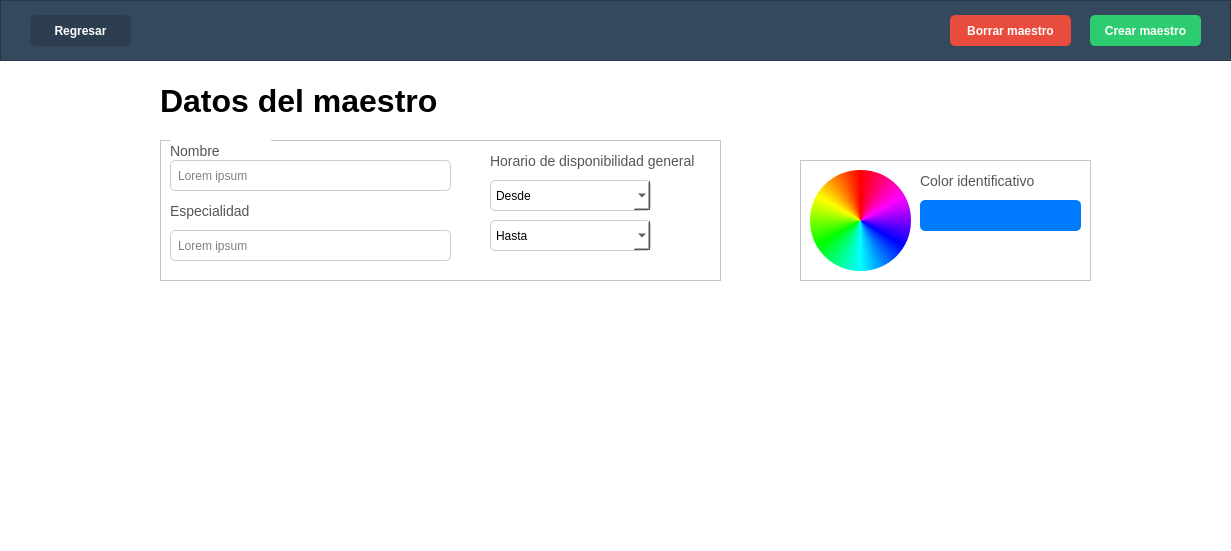
<?xml version="1.0" encoding="UTF-8"?>
<ui version="4.0">
 <class>TeacherDetailsWidget</class>
 <widget class="QWidget" name="TeacherDetailsWidget">
  <property name="geometry">
   <rect>
    <x>0</x>
    <y>0</y>
    <width>1231</width>
    <height>551</height>
   </rect>
  </property>
  <property name="windowTitle">
   <string>Form</string>
  </property>
  <property name="styleSheet">
   <string notr="true">background-color: white;</string>
  </property>
  <widget class="QFrame" name="topBar">
   <property name="geometry">
    <rect>
     <x>0</x>
     <y>0</y>
     <width>1231</width>
     <height>61</height>
    </rect>
   </property>
   <property name="styleSheet">
    <string notr="true">background-color: #34495e;</string>
   </property>
   <property name="frameShape">
    <enum>QFrame::Shape::StyledPanel</enum>
   </property>
   <property name="frameShadow">
    <enum>QFrame::Shadow::Raised</enum>
   </property>
   <widget class="QPushButton" name="backButton">
    <property name="geometry">
     <rect>
      <x>30</x>
      <y>15</y>
      <width>101</width>
      <height>31</height>
     </rect>
    </property>
    <property name="cursor">
     <cursorShape>PointingHandCursor</cursorShape>
    </property>
    <property name="styleSheet">
     <string notr="true">background-color: #2c3e50;
color: white;
border-radius: 5px;
font-weight: bold;</string>
    </property>
    <property name="text">
     <string>Regresar</string>
    </property>
   </widget>
   <widget class="QPushButton" name="deleteButton">
    <property name="geometry">
     <rect>
      <x>950</x>
      <y>15</y>
      <width>121</width>
      <height>31</height>
     </rect>
    </property>
    <property name="cursor">
     <cursorShape>PointingHandCursor</cursorShape>
    </property>
    <property name="styleSheet">
     <string notr="true">background-color: #e74c3c;
color: white;
border-radius: 5px;
font-weight: bold;</string>
    </property>
    <property name="text">
     <string>Borrar maestro</string>
    </property>
   </widget>
   <widget class="QPushButton" name="createButton">
    <property name="geometry">
     <rect>
      <x>1090</x>
      <y>15</y>
      <width>111</width>
      <height>31</height>
     </rect>
    </property>
    <property name="cursor">
     <cursorShape>PointingHandCursor</cursorShape>
    </property>
    <property name="styleSheet">
     <string notr="true">background-color: #2ecc71;
color: white;
border-radius: 5px;
font-weight: bold;</string>
    </property>
    <property name="text">
     <string>Crear maestro</string>
    </property>
   </widget>
  </widget>
  <widget class="QLabel" name="titleLabel">
   <property name="geometry">
    <rect>
     <x>160</x>
     <y>80</y>
     <width>301</width>
     <height>41</height>
    </rect>
   </property>
   <property name="styleSheet">
    <string notr="true">font-size: 32px;
color: black;
font-weight: bold;</string>
   </property>
   <property name="text">
    <string>Datos del maestro</string>
   </property>
  </widget>
  <widget class="QFrame" name="frame_2">
   <property name="geometry">
    <rect>
     <x>800</x>
     <y>160</y>
     <width>291</width>
     <height>121</height>
    </rect>
   </property>
   <property name="frameShape">
    <enum>QFrame::Shape::StyledPanel</enum>
   </property>
   <property name="frameShadow">
    <enum>QFrame::Shadow::Raised</enum>
   </property>
   <widget class="QWidget" name="colorPicker" native="true">
    <property name="geometry">
     <rect>
      <x>10</x>
      <y>10</y>
      <width>101</width>
      <height>101</height>
     </rect>
    </property>
    <property name="styleSheet">
     <string notr="true">border-radius: 50px;
background-color: qconicalgradient(cx:0.5, cy:0.5, angle:90, stop:0 rgba(255, 0, 0, 255), stop:0.166 rgba(255, 255, 0, 255), stop:0.333 rgba(0, 255, 0, 255), stop:0.5 rgba(0, 255, 255, 255), stop:0.666 rgba(0, 0, 255, 255), stop:0.833 rgba(255, 0, 255, 255), stop:1 rgba(255, 0, 0, 255));</string>
    </property>
   </widget>
   <widget class="QLabel" name="colorLabel">
    <property name="geometry">
     <rect>
      <x>120</x>
      <y>10</y>
      <width>151</width>
      <height>21</height>
     </rect>
    </property>
    <property name="styleSheet">
     <string notr="true">font-size: 14px;
color: #555;</string>
    </property>
    <property name="text">
     <string>Color identificativo</string>
    </property>
   </widget>
   <widget class="QWidget" name="selectedColor" native="true">
    <property name="geometry">
     <rect>
      <x>120</x>
      <y>40</y>
      <width>161</width>
      <height>31</height>
     </rect>
    </property>
    <property name="styleSheet">
     <string notr="true">background-color: #007bff;
border-radius: 5px;</string>
    </property>
   </widget>
  </widget>
  <widget class="QFrame" name="frame_4">
   <property name="geometry">
    <rect>
     <x>160</x>
     <y>140</y>
     <width>561</width>
     <height>141</height>
    </rect>
   </property>
   <property name="frameShape">
    <enum>QFrame::Shape::StyledPanel</enum>
   </property>
   <property name="frameShadow">
    <enum>QFrame::Shadow::Raised</enum>
   </property>
   <widget class="QLabel" name="nameLabel">
    <property name="geometry">
     <rect>
      <x>10</x>
      <y>0</y>
      <width>101</width>
      <height>21</height>
     </rect>
    </property>
    <property name="styleSheet">
     <string notr="true">font-size: 14px;
color: #555;</string>
    </property>
    <property name="text">
     <string>Nombre</string>
    </property>
   </widget>
   <widget class="QLineEdit" name="nameLineEdit">
    <property name="geometry">
     <rect>
      <x>10</x>
      <y>20</y>
      <width>281</width>
      <height>31</height>
     </rect>
    </property>
    <property name="styleSheet">
     <string notr="true">border: 1px solid #ccc;
border-radius: 5px;
padding: 5px;</string>
    </property>
    <property name="placeholderText">
     <string>Lorem ipsum</string>
    </property>
   </widget>
   <widget class="QLabel" name="specialtyLabel">
    <property name="geometry">
     <rect>
      <x>10</x>
      <y>60</y>
      <width>101</width>
      <height>21</height>
     </rect>
    </property>
    <property name="styleSheet">
     <string notr="true">font-size: 14px;
color: #555;</string>
    </property>
    <property name="text">
     <string>Especialidad</string>
    </property>
   </widget>
   <widget class="QLineEdit" name="specialtyLineEdit">
    <property name="geometry">
     <rect>
      <x>10</x>
      <y>90</y>
      <width>281</width>
      <height>31</height>
     </rect>
    </property>
    <property name="styleSheet">
     <string notr="true">border: 1px solid #ccc;
border-radius: 5px;
padding: 5px;</string>
    </property>
    <property name="placeholderText">
     <string>Lorem ipsum</string>
    </property>
   </widget>
   <widget class="QLabel" name="scheduleLabel">
    <property name="geometry">
     <rect>
      <x>330</x>
      <y>10</y>
      <width>221</width>
      <height>21</height>
     </rect>
    </property>
    <property name="styleSheet">
     <string notr="true">font-size: 14px;
color: #555;</string>
    </property>
    <property name="text">
     <string>Horario de disponibilidad general</string>
    </property>
   </widget>
   <widget class="QComboBox" name="fromComboBox">
    <property name="geometry">
     <rect>
      <x>330</x>
      <y>40</y>
      <width>161</width>
      <height>31</height>
     </rect>
    </property>
    <property name="styleSheet">
     <string notr="true">border: 1px solid #ccc;
border-radius: 5px;
padding: 5px;</string>
    </property>
    <item>
     <property name="text">
      <string>Desde</string>
     </property>
    </item>
   </widget>
   <widget class="QComboBox" name="toComboBox">
    <property name="geometry">
     <rect>
      <x>330</x>
      <y>80</y>
      <width>161</width>
      <height>31</height>
     </rect>
    </property>
    <property name="styleSheet">
     <string notr="true">border: 1px solid #ccc;
border-radius: 5px;
padding: 5px;</string>
    </property>
    <item>
     <property name="text">
      <string>Hasta</string>
     </property>
    </item>
   </widget>
  </widget>
 </widget>
 <resources/>
 <connections/>
</ui>
